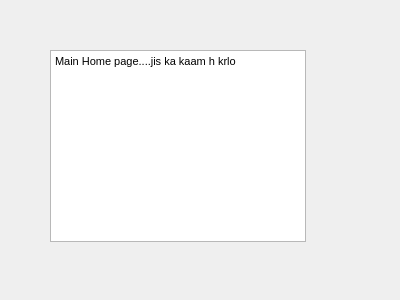
<?xml version="1.0" encoding="UTF-8"?>
<ui version="4.0">
 <class>Home</class>
 <widget class="QDialog" name="Home">
  <property name="geometry">
   <rect>
    <x>0</x>
    <y>0</y>
    <width>400</width>
    <height>300</height>
   </rect>
  </property>
  <property name="windowTitle">
   <string>Home</string>
  </property>
  <widget class="QTextBrowser" name="textBrowser">
   <property name="geometry">
    <rect>
     <x>50</x>
     <y>50</y>
     <width>256</width>
     <height>192</height>
    </rect>
   </property>
   <property name="html">
    <string>&lt;!DOCTYPE HTML PUBLIC &quot;-//W3C//DTD HTML 4.0//EN&quot; &quot;http://www.w3.org/TR/REC-html40/strict.dtd&quot;&gt;
&lt;html&gt;&lt;head&gt;&lt;meta name=&quot;qrichtext&quot; content=&quot;1&quot; /&gt;&lt;style type=&quot;text/css&quot;&gt;
p, li { white-space: pre-wrap; }
&lt;/style&gt;&lt;/head&gt;&lt;body style=&quot; font-family:'MS Shell Dlg 2'; font-size:8.25pt; font-weight:400; font-style:normal;&quot;&gt;
&lt;p style=&quot; margin-top:0px; margin-bottom:0px; margin-left:0px; margin-right:0px; -qt-block-indent:0; text-indent:0px;&quot;&gt;Main Home page....jis ka kaam h krlo &lt;/p&gt;
&lt;p style=&quot;-qt-paragraph-type:empty; margin-top:0px; margin-bottom:0px; margin-left:0px; margin-right:0px; -qt-block-indent:0; text-indent:0px;&quot;&gt;&lt;br /&gt;&lt;/p&gt;&lt;/body&gt;&lt;/html&gt;</string>
   </property>
  </widget>
 </widget>
 <resources/>
 <connections/>
</ui>
